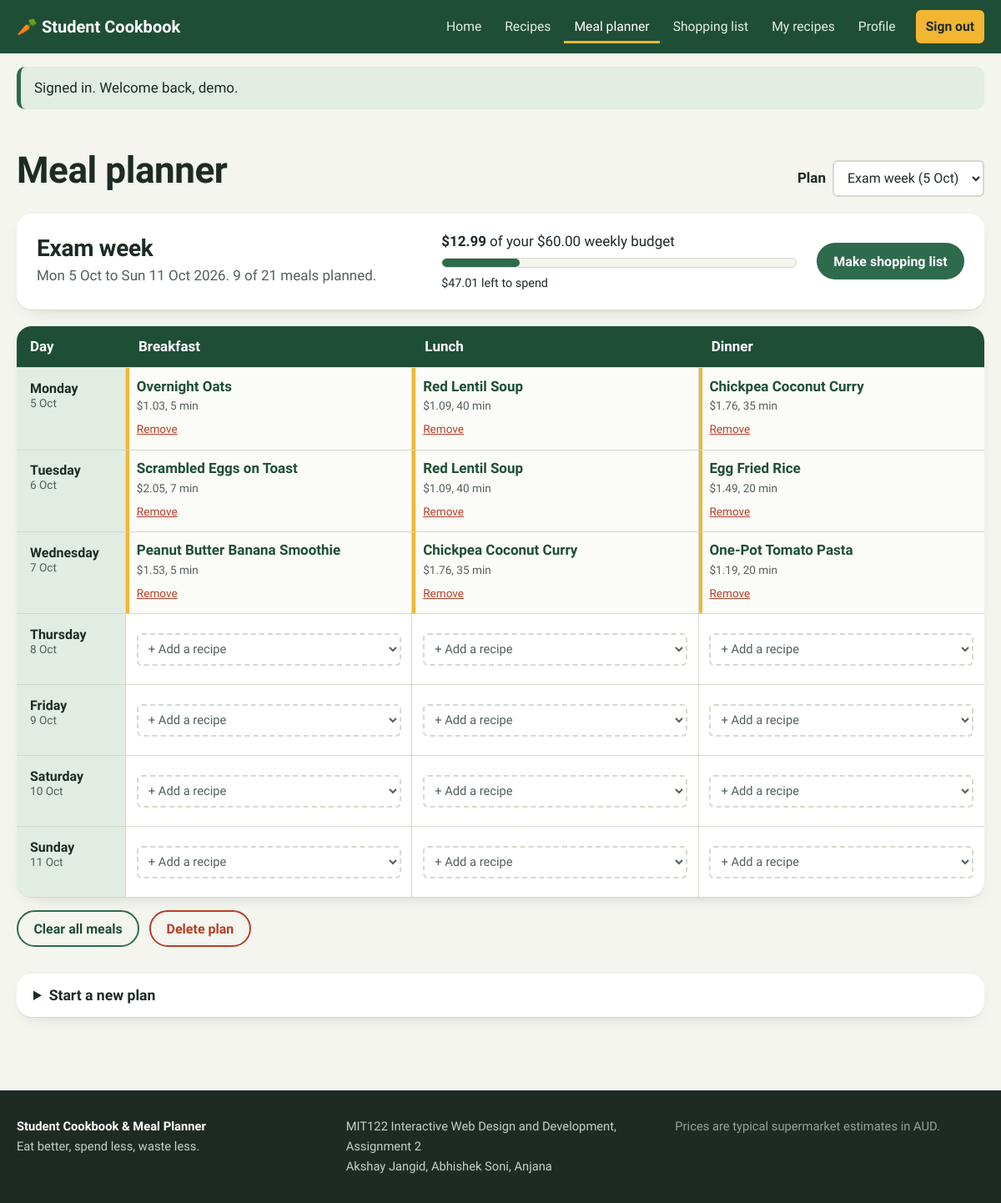
Screenshot of /planner.php (signed in) with the database file from the repository.
### tables this page shows
CREATE TABLE meal_plans (
    meal_plan_id INT AUTO_INCREMENT PRIMARY KEY,
    user_id      INT NOT NULL,
    plan_name    VARCHAR(80) NOT NULL,
    start_date   DATE NOT NULL,                   
    end_date     DATE NOT NULL,
    created_at   TIMESTAMP DEFAULT CURRENT_TIMESTAMP,
    FOREIGN KEY (user_id) REFERENCES users(user_id) ON DELETE CASCADE
);

CREATE TABLE users (
    user_id            INT AUTO_INCREMENT PRIMARY KEY,
    username           VARCHAR(50)  NOT NULL UNIQUE,
    email              VARCHAR(120) NOT NULL UNIQUE,
    password_hash      VARCHAR(255) NOT NULL,
    dietary_preference ENUM('none','vegetarian','vegan','gluten-free','dairy-free') NOT NULL DEFAULT 'none',
    budget             DECIMAL(8,2) NOT NULL DEFAULT 60.00,    
    created_at         TIMESTAMP DEFAULT CURRENT_TIMESTAMP
);

CREATE TABLE meal_plan_items (
    item_id      INT AUTO_INCREMENT PRIMARY KEY,
    meal_plan_id INT NOT NULL,
    recipe_id    INT NOT NULL,
    day_of_week  TINYINT NOT NULL,                           
    meal_type    ENUM('breakfast','lunch','dinner') NOT NULL,
    UNIQUE KEY one_meal_per_slot (meal_plan_id, day_of_week, meal_type),
    FOREIGN KEY (meal_plan_id) REFERENCES meal_plans(meal_plan_id) ON DELETE CASCADE,
    FOREIGN KEY (recipe_id)    REFERENCES recipes(recipe_id)       ON DELETE CASCADE
);

CREATE TABLE recipes (
    recipe_id        INT AUTO_INCREMENT PRIMARY KEY,
    title            VARCHAR(120) NOT NULL,
    description      TEXT NOT NULL,
    instructions     TEXT NOT NULL,               
    prep_time        INT NOT NULL DEFAULT 0,      
    cook_time        INT NOT NULL DEFAULT 0,      
    servings         INT NOT NULL DEFAULT 1,
    cost_per_serving DECIMAL(6,2) NOT NULL DEFAULT 0.00,   
    difficulty       ENUM('easy','medium','hard') NOT NULL DEFAULT 'easy',
    cuisine          VARCHAR(40) NOT NULL,
    dietary          ENUM('none','vegetarian','vegan','gluten-free','dairy-free') NOT NULL DEFAULT 'none',
    calories         INT DEFAULT NULL,            
    protein_g        INT DEFAULT NULL,            
    image            VARCHAR(255) DEFAULT NULL,   
    created_by       INT DEFAULT NULL,            
    created_at       TIMESTAMP DEFAULT CURRENT_TIMESTAMP,
    FOREIGN KEY (created_by) REFERENCES users(user_id) ON DELETE SET NULL
);

### includes/functions.php (called while the page is built, shortened)
<?php
function e($value): string
{
    return htmlspecialchars((string) $value, ENT_QUOTES, 'UTF-8');
}
function is_logged_in(): bool
{
    return isset($_SESSION['user_id']);
}
function current_user_id(): ?int
{
    return $_SESSION['user_id'] ?? null;
}
function current_user(PDO $pdo): ?array
{
    $stmt = $pdo->prepare('SELECT user_id, username, email, dietary_preference, budget, created_at FROM users WHERE user_id = ?');
    $stmt->execute([current_user_id()]);
    return $stmt->fetch() ?: null;
}
function money($amount): string
{
    return '$' . number_format((float) $amount, 2);
}

### planner.php (the view, shortened to what this page needs)
<?php
require_once 'includes/functions.php';
$uid  = current_user_id();
$user = current_user($pdo);
$stmt = $pdo->prepare('SELECT * FROM meal_plans WHERE user_id = ? ORDER BY start_date DESC, meal_plan_id DESC');
$stmt->execute([$uid]);
$plans = $stmt->fetchAll();
$plan = null;
if (!$plan && $plans) {
    $plan = $plans[0];
}
$grid      = [];
$weekCost  = 0;
if ($plan) {
    $stmt = $pdo->prepare('SELECT mpi.item_id, mpi.day_of_week, mpi.meal_type, r.recipe_id, r.title, r.cost_per_serving, r.prep_time, r.cook_time
                           FROM meal_plan_items mpi JOIN recipes r ON r.recipe_id = mpi.recipe_id
                           WHERE mpi.meal_plan_id = ?');
    $stmt->execute([$plan['meal_plan_id']]);
    foreach ($stmt->fetchAll() as $item) {
        $grid[$item['day_of_week']][$item['meal_type']] = $item;
        $weekCost += $item['cost_per_serving'];
    }
}
$mealsPlanned = array_sum(array_map('count', $grid));
$budget       = (float) $user['budget'];
$budgetPct    = $budget > 0 ? min(100, round($weekCost / $budget * 100)) : 0;
$overBudget   = $budget > 0 && $weekCost > $budget;
require 'includes/header.php';
?>
<section class="wrap section">
    <div class="section-head">
        <h1>Meal planner</h1>
        <?php if ($plans): ?>
            <form method="get" class="plan-switch">
                <label for="plan-select">Plan</label>
                <select name="plan" id="plan-select" data-autosubmit-select>
                    <?php foreach ($plans as $p): ?>
                        <option value="<?= (int) $p['meal_plan_id'] ?>"<?= $plan && $p['meal_plan_id'] == $plan['meal_plan_id'] ? ' selected' : '' ?>>
                            <?= e($p['plan_name']) ?> (<?= date('j M', strtotime($p['start_date'])) ?>)
                        </option>
                    <?php endforeach; ?>
                </select>
            </form>
        <?php endif; ?>
    </div>
    <?php if ($plan): ?>
        <div class="plan-summary">
            <div>
                <h2><?= e($plan['plan_name']) ?></h2>
                <p class="muted"><?= date('D j M', strtotime($plan['start_date'])) ?> to <?= date('D j M Y', strtotime($plan['end_date'])) ?>. <?= $mealsPlanned ?> of 21 meals planned.</p>
            </div>
            <div class="budget-meter<?= $overBudget ? ' is-over' : '' ?>">
                <p><strong><?= money($weekCost) ?></strong> of your <?= money($budget) ?> weekly budget</p>
                <div class="meter" role="progressbar" aria-valuemin="0" aria-valuemax="100" aria-valuenow="<?= $budgetPct ?>" aria-label="Budget used">
                    <span style="width: <?= $budgetPct ?>%"></span>
                </div>
                <p class="small"><?= $overBudget ? 'Over budget by ' . money($weekCost - $budget) . '. Swap in a cheaper recipe or two.' : money(max(0, $budget - $weekCost)) . ' left to spend' ?></p>
            </div>
            <a class="btn btn-primary" href="shopping-list.php?plan=<?= (int) $plan['meal_plan_id'] ?>">Make shopping list</a>
        </div>
        <div class="planner-grid" role="table" aria-label="Meals for the week">
            <div class="planner-row planner-header" role="row">
                <span role="columnheader">Day</span>
                <?php foreach (MEAL_TYPES as $meal): ?><span role="columnheader"><?= ucfirst($meal) ?></span><?php endforeach; ?>
            </div>
            <?php foreach (DAYS as $dayNum => $dayName):
                $date = date('j M', strtotime($plan['start_date'] . ' +' . ($dayNum - 1) . ' days')); ?>
                <div class="planner-row" role="row">
                    <span class="planner-day" role="rowheader"><?= $dayName ?><small><?= $date ?></small></span>
                    <?php foreach (MEAL_TYPES as $meal): $item = $grid[$dayNum][$meal] ?? null; ?>
                        <div class="planner-cell<?= $item ? ' is-filled' : '' ?>" role="cell" data-meal="<?= ucfirst($meal) ?>">
                            <?php if ($item): ?>
                                <a href="recipe-detail.php?id=<?= (int) $item['recipe_id'] ?>" class="cell-title"><?= e($item['title']) ?></a>
                                <span class="cell-meta"><?= money($item['cost_per_serving']) ?>, <?= $item['prep_time'] + $item['cook_time'] ?> min</span>
                                <form method="post" class="cell-remove">
                                    <button type="submit" aria-label="Remove <?= e($item['title']) ?> from <?= $dayName ?> <?= $meal ?>">Remove</button>
                                </form>
                            <?php else: ?>
                                <form method="post" class="cell-add">
                                    <select name="recipe_id" id="r-<?= $dayNum . $meal ?>" data-autosubmit-select>
                                        <option value="">+ Add a recipe</option>
                                    </select>
                                </form>
                            <?php endif; ?>
                        </div>
                    <?php endforeach; ?>
                </div>
            <?php endforeach; ?>
        </div>
        <div class="plan-tools">
            <form method="post" data-confirm="Remove every meal from this plan?">
                <button class="btn btn-ghost" type="submit">Clear all meals</button>
            </form>
            <form method="post" data-confirm="Delete this plan? This cannot be undone.">
                <button class="btn btn-danger" type="submit">Delete plan</button>
            </form>
        </div>
    <?php else: ?>
        <div class="empty-state">
            <p>You have no meal plans yet. Create one below, then choose a recipe for each meal.</p>
        </div>
    <?php endif; ?>
    <details class="new-plan"<?= $plan ? '' : ' open' ?>>
        <summary>Start a new plan</summary>
    </details>
</section>
<?php require 'includes/footer.php'; ?>

### rows the page displays
meal_plans: plan_name "Exam week", start_date "Mon 5 Oct", end_date "Sun 11 Oct 2026", start_date "5 Oct", start_date "6 Oct", start_date "7 Oct", start_date "8 Oct", start_date "9 Oct", start_date "10 Oct", start_date "11 Oct"
users: budget "$60.00", money(max(0,$budget-$weekCost)) "$47.01"
meal_plan_items: recipe.title "Overnight Oats", recipe.cost_per_serving "$1.03", $item['prep_time'] + $item['cook_time'] "5"
meal_plan_items: recipe.title "Red Lentil Soup", recipe.cost_per_serving "$1.09", $item['prep_time'] + $item['cook_time'] "40"
meal_plan_items: recipe.title "Chickpea Coconut Curry", recipe.cost_per_serving "$1.76", $item['prep_time'] + $item['cook_time'] "35"
meal_plan_items: recipe.title "Scrambled Eggs on Toast", recipe.cost_per_serving "$2.05", $item['prep_time'] + $item['cook_time'] "7"
meal_plan_items: recipe.title "Red Lentil Soup", recipe.cost_per_serving "$1.09", $item['prep_time'] + $item['cook_time'] "40"
meal_plan_items: recipe.title "Egg Fried Rice", recipe.cost_per_serving "$1.49", $item['prep_time'] + $item['cook_time'] "20"
meal_plan_items: recipe.title "Peanut Butter Banana Smoothie", recipe.cost_per_serving "$1.53", $item['prep_time'] + $item['cook_time'] "5"
meal_plan_items: recipe.title "Chickpea Coconut Curry", recipe.cost_per_serving "$1.76", $item['prep_time'] + $item['cook_time'] "35"
meal_plan_items: recipe.title "One-Pot Tomato Pasta", recipe.cost_per_serving "$1.19", $item['prep_time'] + $item['cook_time'] "20"

### other values shown
$label "Home"
$label "Recipes"
$label "Meal planner"
$label "Shopping list"
$label "My recipes"
$flashItem['message'] "Signed in. Welcome back, demo."
$mealsPlanned "9"
money($weekCost) "$12.99"
$meal "Breakfast"
$meal "Lunch"
$meal "Dinner"
$dayName "Monday"
$dayName "Tuesday"
$dayName "Wednesday"
$dayName "Thursday"
